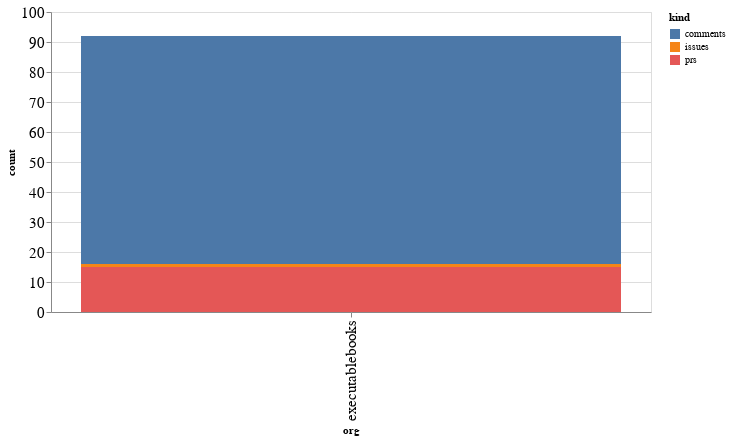

Source (notebook cell):
### Code cell
alt.Chart(org_summaries, width=600).mark_bar().encode(
    x='org',
    y='count',
    color='kind',
    tooltip="org"
)

### Figure 1 — Vega-Lite specification as saved in the notebook (floating-point values rounded to 4 significant figures)
{"config": {"axisLeft": {"labelFontSize": 15}, "axisBottom": {"labelFontSize": 15}}, "data": {"name": "data-74a912feee0c7e1d016051161900a0e6"}, "mark": "bar", "encoding": {"color": {"type": "nominal", "field": "kind"}, "tooltip": {"type": "nominal", "field": "org"}, "x": {"type": "nominal", "field": "org"}, "y": {"type": "quantitative", "field": "count"}}, "width": 600, "$schema": "https://vega.github.io/schema/vega-lite/v4.8.1.json", "datasets": {"data-74a912feee0c7e1d016051161900a0e6": [{"org": "executablebooks", "kind": "comments", "count": 76}, {"org": "executablebooks", "kind": "issues", "count": 1}, {"org": "executablebooks", "kind": "prs", "count": 15}]}}
